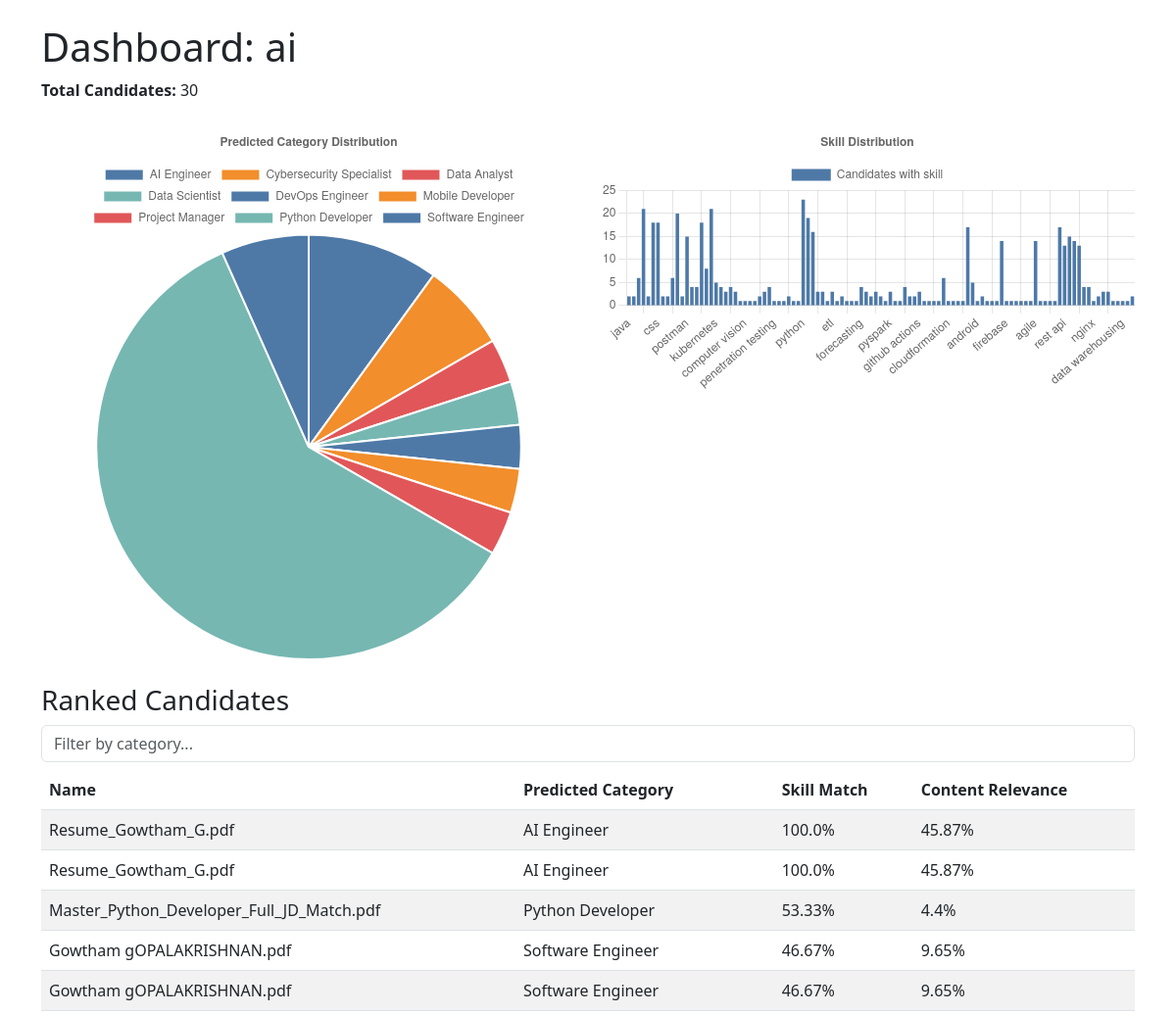
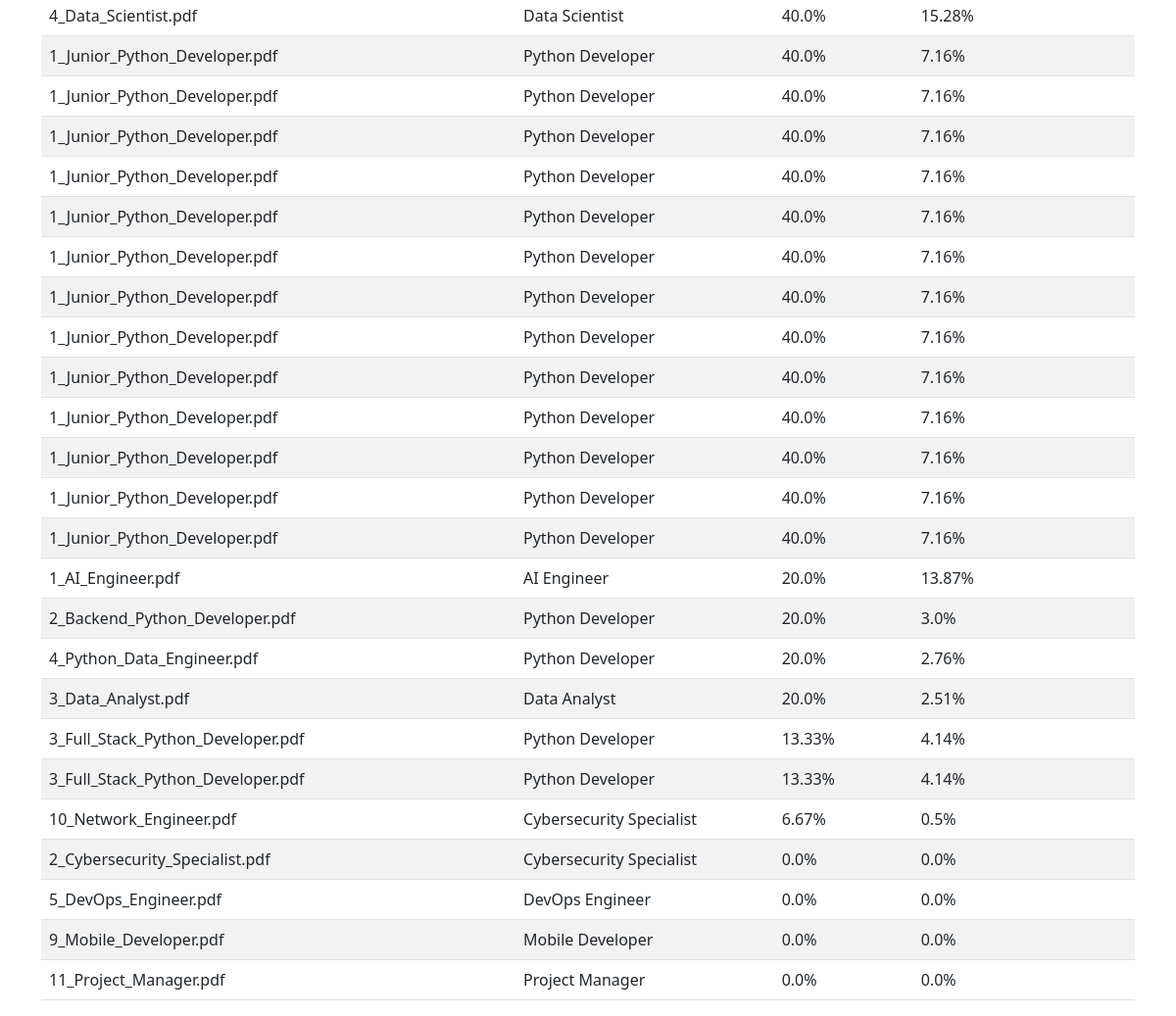
The app's page /dashboard/19 with its own data (2 pictures, top to bottom).
### tables this page shows
CREATE TABLE jobs (
    id INTEGER PRIMARY KEY AUTOINCREMENT,
    title TEXT NOT NULL,
    cleaned_text TEXT NOT NULL,
    required_skills TEXT
);

CREATE TABLE scores (
    id INTEGER PRIMARY KEY AUTOINCREMENT,
    candidate_id INTEGER NOT NULL,
    job_id INTEGER NOT NULL,
    match_score REAL NOT NULL, content_score REAL DEFAULT 0,
    FOREIGN KEY (candidate_id) REFERENCES candidates(id) ON DELETE CASCADE,
    FOREIGN KEY (job_id) REFERENCES jobs(id) ON DELETE CASCADE
);

CREATE TABLE candidates (
    id INTEGER PRIMARY KEY AUTOINCREMENT,
    name TEXT NOT NULL,
    resume_path TEXT NOT NULL,
    cleaned_text TEXT,
    predicted_category TEXT,
    detected_skills TEXT
);

### app.py (the view)
@app.route('/dashboard/<int:job_id>')
def dashboard(job_id):
    job_record = get_job(job_id)
    if job_record is None:
        return "Job not found", 404
    compute_scores_for_job(job_id)
    ranked_candidates = get_ranked_candidates_for_job(job_id)
    category_data = get_category_distribution()
    skill_data = get_skill_distribution()
    all_candidates = get_all_candidates()
    category_labels = [row[0] for row in category_data]
    category_counts = [row[1] for row in category_data]
    skill_labels = list(skill_data.keys())
    skill_counts = list(skill_data.values())
    return render_template(
        'dashboard.html',
        job=job_record,
        ranked_candidates=ranked_candidates,
        total_candidates=len(all_candidates),
        category_labels=category_labels,
        category_counts=category_counts,
        skill_labels=skill_labels,
        skill_counts=skill_counts
    )

### utils/db_manager.py (called while the page is built)
def get_connection():
    connection = sqlite3.connect(DB_PATH)
    connection.execute("PRAGMA foreign_keys = ON")
    return connection

def get_job(job_id):
    connection = get_connection()
    cursor = connection.cursor()
    cursor.execute("SELECT * FROM jobs WHERE id = ?", (job_id,))
    row = cursor.fetchone()
    connection.close()
    if row is None:
        return None
    return {
        "id": row[0], "title": row[1], "cleaned_text": row[2],
        "required_skills": json.loads(row[3]) if row[3] else []
    }

def get_ranked_candidates_for_job(job_id):
    connection = get_connection()
    cursor = connection.cursor()
    cursor.execute("""
        SELECT candidates.name, candidates.predicted_category, scores.match_score, scores.content_score
        FROM scores
        JOIN candidates ON scores.candidate_id = candidates.id
        WHERE scores.job_id = ?
        ORDER BY scores.match_score DESC, scores.content_score DESC
    """, (job_id,))
    results = cursor.fetchall()
    connection.close()
    return results

def get_all_candidates():
    connection = get_connection()
    cursor = connection.cursor()
    cursor.execute("SELECT * FROM candidates")
    rows = cursor.fetchall()
    connection.close()
    candidates = []
    for row in rows:
        candidates.append({
            "id": row[0],
            "name": row[1],
            "resume_path": row[2],
            "cleaned_text": row[3],
            "predicted_category": row[4],
            "detected_skills": json.loads(row[5]) if row[5] else []
        })
    return candidates

def get_category_distribution():
    connection = get_connection()
    cursor = connection.cursor()
    cursor.execute("""
        SELECT predicted_category, COUNT(*) as total
        FROM candidates
        GROUP BY predicted_category
    """)
    rows = cursor.fetchall()
    connection.close()
    return rows

def get_skill_distribution():
    candidates = get_all_candidates()
    skill_counts = {}
    for candidate in candidates:
        for skill in candidate["detected_skills"]:
            skill_counts[skill] = skill_counts.get(skill, 0) + 1
    return skill_counts

def score_exists(candidate_id, job_id):
    connection = get_connection()
    cursor = connection.cursor()
    cursor.execute(
        "SELECT id FROM scores WHERE candidate_id = ? AND job_id = ?",
        (candidate_id, job_id)
    )
    row = cursor.fetchone()
    connection.close()
    return row is not None

### templates/dashboard.html (shortened to what this page needs)
<!DOCTYPE html>
<html>
<head>
    <link href="https://cdn.jsdelivr.net/npm/bootstrap@5.3.0/dist/css/bootstrap.min.css" rel="stylesheet">
</head>
<body class="container mt-4">
    <h1>Dashboard: {{ job.title }}</h1>
    <p><strong>Total Candidates:</strong> {{ total_candidates }}</p>
    <div class="row mt-4">
        <div class="col-md-6">
            <canvas id="categoryChart"></canvas>
        </div>
        <div class="col-md-6">
            <canvas id="skillChart"></canvas>
        </div>
    </div>
    <h3 class="mt-4">Ranked Candidates</h3>
    <input type="text" id="filterInput" class="form-control mb-2" placeholder="Filter by category...">
    <table class="table table-striped" id="candidateTable">
        <thead>
            <tr>
                <th>Name</th>
                <th>Predicted Category</th>
                <th>Skill Match</th>
                <th>Content Relevance</th>
            </tr>
        </thead>
        <tbody>
            {% for name, category, match_score, content_score in ranked_candidates %}
            <tr>
                <td>{{ name }}</td>
                <td>{{ category }}</td>
                <td>{{ (match_score * 100) | round(2) }}%</td>
                <td>{{ (content_score * 100) | round(2) }}%</td>
            </tr>
            {% endfor %}
        </tbody>
    </table>
    <script>
        const categoryLabels = {{ category_labels | tojson }};
        const categoryCounts = {{ category_counts | tojson }};
        const skillLabels = {{ skill_labels | tojson }};
        const skillCounts = {{ skill_counts | tojson }};
        initCharts(categoryLabels, categoryCounts, skillLabels, skillCounts);
    </script>
</body>
</html>

### records on screen
jobs: title "ai"
scores: name "Resume_Gowtham_G.pdf", predicted_category "AI Engineer", (match_score*100)|round(2) "100.0", (content_score*100)|round(2) "45.87"
scores: name "Resume_Gowtham_G.pdf", predicted_category "AI Engineer", (match_score*100)|round(2) "100.0", (content_score*100)|round(2) "45.87"
scores: name "Master_Python_Developer_Full_JD_Match.pdf", predicted_category "Python Developer", (match_score*100)|round(2) "53.33", (content_score*100)|round(2) "4.4"
scores: name "Gowtham gOPALAKRISHNAN.pdf", predicted_category "Software Engineer", (match_score*100)|round(2) "46.67", (content_score*100)|round(2) "9.65"
scores: name "Gowtham gOPALAKRISHNAN.pdf", predicted_category "Software Engineer", (match_score*100)|round(2) "46.67", (content_score*100)|round(2) "9.65"
scores: name "4_Data_Scientist.pdf", predicted_category "Data Scientist", (match_score*100)|round(2) "40.0", (content_score*100)|round(2) "15.28"
scores: name "1_Junior_Python_Developer.pdf", predicted_category "Python Developer", (match_score*100)|round(2) "40.0", (content_score*100)|round(2) "7.16"
scores: name "1_Junior_Python_Developer.pdf", predicted_category "Python Developer", (match_score*100)|round(2) "40.0", (content_score*100)|round(2) "7.16"
scores: name "1_Junior_Python_Developer.pdf", predicted_category "Python Developer", (match_score*100)|round(2) "40.0", (content_score*100)|round(2) "7.16"
scores: name "1_Junior_Python_Developer.pdf", predicted_category "Python Developer", (match_score*100)|round(2) "40.0", (content_score*100)|round(2) "7.16"
scores: name "1_Junior_Python_Developer.pdf", predicted_category "Python Developer", (match_score*100)|round(2) "40.0", (content_score*100)|round(2) "7.16"
scores: name "1_Junior_Python_Developer.pdf", predicted_category "Python Developer", (match_score*100)|round(2) "40.0", (content_score*100)|round(2) "7.16"
scores: name "1_Junior_Python_Developer.pdf", predicted_category "Python Developer", (match_score*100)|round(2) "40.0", (content_score*100)|round(2) "7.16"
scores: name "1_Junior_Python_Developer.pdf", predicted_category "Python Developer", (match_score*100)|round(2) "40.0", (content_score*100)|round(2) "7.16"
scores: name "1_Junior_Python_Developer.pdf", predicted_category "Python Developer", (match_score*100)|round(2) "40.0", (content_score*100)|round(2) "7.16"
scores: name "1_Junior_Python_Developer.pdf", predicted_category "Python Developer", (match_score*100)|round(2) "40.0", (content_score*100)|round(2) "7.16"
scores: name "1_Junior_Python_Developer.pdf", predicted_category "Python Developer", (match_score*100)|round(2) "40.0", (content_score*100)|round(2) "7.16"
scores: name "1_Junior_Python_Developer.pdf", predicted_category "Python Developer", (match_score*100)|round(2) "40.0", (content_score*100)|round(2) "7.16"
scores: name "1_Junior_Python_Developer.pdf", predicted_category "Python Developer", (match_score*100)|round(2) "40.0", (content_score*100)|round(2) "7.16"
scores: name "1_AI_Engineer.pdf", predicted_category "AI Engineer", (match_score*100)|round(2) "20.0", (content_score*100)|round(2) "13.87"
scores: name "2_Backend_Python_Developer.pdf", predicted_category "Python Developer", (match_score*100)|round(2) "20.0", (content_score*100)|round(2) "3.0"
scores: name "4_Python_Data_Engineer.pdf", predicted_category "Python Developer", (match_score*100)|round(2) "20.0", (content_score*100)|round(2) "2.76"
scores: name "3_Data_Analyst.pdf", predicted_category "Data Analyst", (match_score*100)|round(2) "20.0", (content_score*100)|round(2) "2.51"
scores: name "3_Full_Stack_Python_Developer.pdf", predicted_category "Python Developer", (match_score*100)|round(2) "13.33", (content_score*100)|round(2) "4.14"
scores: name "3_Full_Stack_Python_Developer.pdf", predicted_category "Python Developer", (match_score*100)|round(2) "13.33", (content_score*100)|round(2) "4.14"
scores: name "10_Network_Engineer.pdf", predicted_category "Cybersecurity Specialist", (match_score*100)|round(2) "6.67", (content_score*100)|round(2) "0.5"
scores: name "2_Cybersecurity_Specialist.pdf", predicted_category "Cybersecurity Specialist", (match_score*100)|round(2) "0.0", (content_score*100)|round(2) "0.0"
scores: name "5_DevOps_Engineer.pdf", predicted_category "DevOps Engineer", (match_score*100)|round(2) "0.0", (content_score*100)|round(2) "0.0"
scores: name "9_Mobile_Developer.pdf", predicted_category "Mobile Developer", (match_score*100)|round(2) "0.0", (content_score*100)|round(2) "0.0"
scores: name "11_Project_Manager.pdf", predicted_category "Project Manager", (match_score*100)|round(2) "0.0", (content_score*100)|round(2) "0.0"

### other values on screen
{{ total_candidates }} "30"
chart data {{ category_labels | tojson }} ["AI Engineer", "Cybersecurity Specialist", "Data Analyst", "Data Scientist", "DevOps Engineer", "Mobile Developer", "Project Manager", "Python Developer", "Software Engineer"]
chart data {{ category_counts | tojson }} [3, 2, 1, 1, 1, 1, 1, 18, 2]
